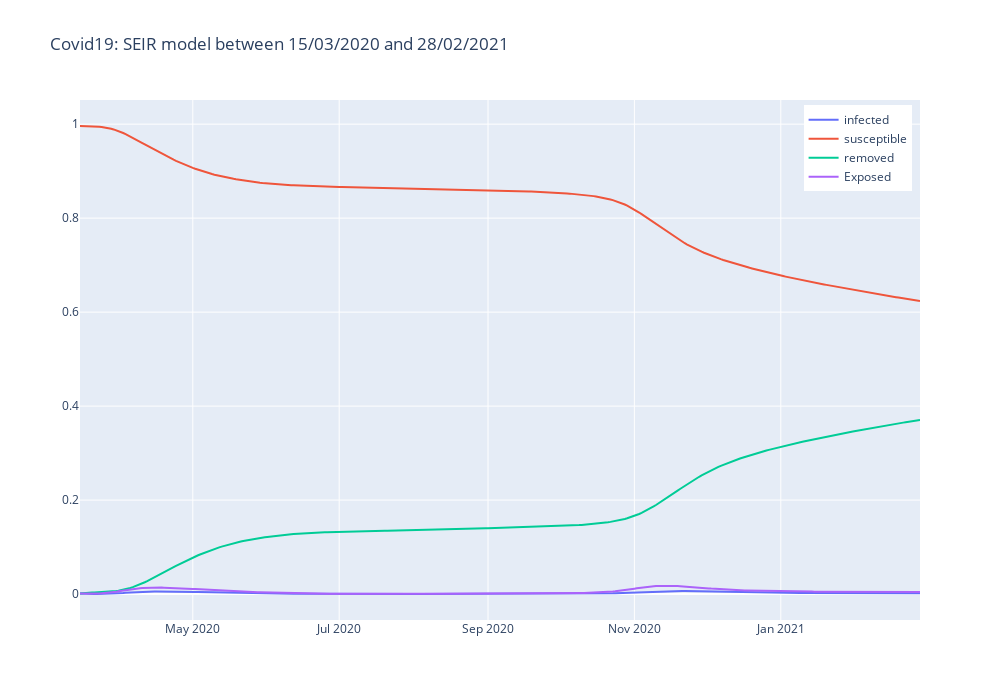

This figure's notebook cell:
### Code cell
fig1 = go.Figure()
fig1.add_trace(go.Scatter(x=lst_range, y=I, name="infected"))
fig1.add_trace(go.Scatter(x=lst_range, y=S, name="susceptible"))
fig1.add_trace(go.Scatter(x=lst_range, y=R, name="removed"))
fig1.add_trace(go.Scatter(x=lst_range, y=E, name="Exposed"))


fig1.update_layout(legend=dict(
    yanchor="top",
    y=0.99,
    xanchor="right",
    x=0.99
))

fig1.update_layout(title_text="Covid19: SEIR model between 15/03/2020 and 28/02/2021",height=700, width=1000)
fig1.write_html("figures/SIR_data.html")
fig1.write_image("figures/SEIR_T0_T1.jpeg")
fig1.show()

### Figure 1 — Plotly figure (JSON) as saved in the notebook; plotly's stock layout.template omitted (floating-point values rounded to 4 significant figures; data arrays with more than 128 entries replaced by an {"elided": "..."} marker saying what was removed)
{"data": [{"name": "infected", "type": "scatter", "x": {"elided": "351 str values"}, "y": {"elided": "351 float values"}}, {"name": "susceptible", "type": "scatter", "x": {"elided": "351 str values"}, "y": {"elided": "351 float values"}}, {"name": "removed", "type": "scatter", "x": {"elided": "351 str values"}, "y": {"elided": "351 float values"}}, {"name": "Exposed", "type": "scatter", "x": {"elided": "351 str values"}, "y": {"elided": "351 float values"}}], "layout": {"height": 700, "legend": {"x": 0.99, "xanchor": "right", "y": 0.99, "yanchor": "top"}, "title": {"text": "Covid19: SEIR model between 15/03/2020 and 28/02/2021"}, "width": 1000}}
